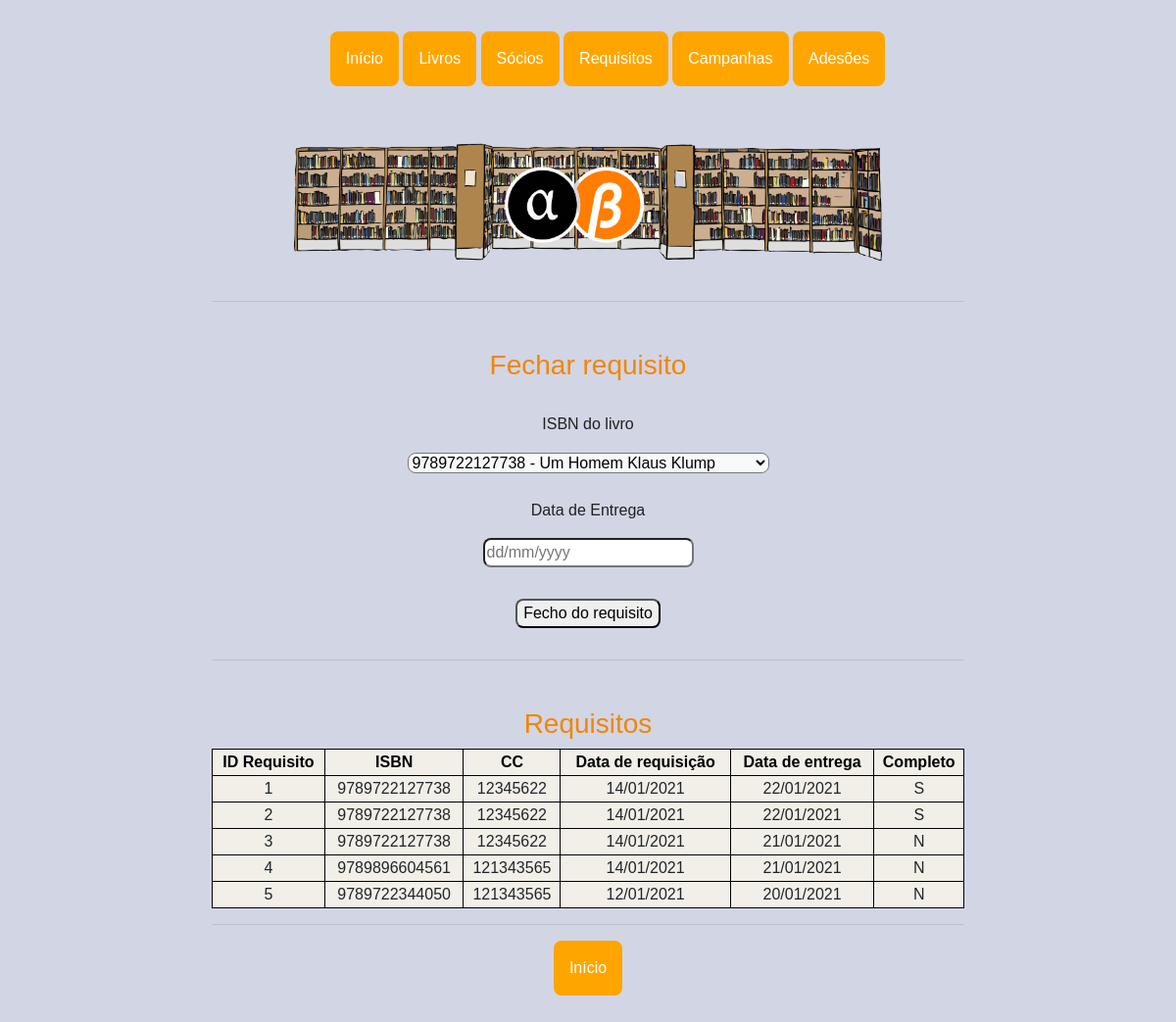
/compl_req, run on the app's committed database.
### app.py (models this page shows)
class Requisito(db.Model):
    __tablename__ = 'requisito'
    id_req = db.Column(db.Integer, primary_key=True)
    ISBN_req = db.Column(db.Integer, db.ForeignKey('livro.ISBN'))
    cc_req = db.Column(db.Integer, db.ForeignKey('socio.cc'))
    data_req = db.Column(db.String(10))
    data_entr = db.Column(db.String(10))
    completo = db.Column(db.String(1), default='S')

### app.py (the view)
@app.route('/compl_req', methods=['GET'])
def compl_req():
    reqs = Requisito.query.all()
    livros = db.session.query(Livro).filter_by(requisitado='S').all()
    return render_template('compl_req.html', reqs=reqs, livros=livros)

### templates/compl_req.html
{% extends "base.html"%} {%block title %}Fechar requisito - Biblioteca{%endblock%} {%block pic %}<img class="bgpic"
    src="{{ url_for('static', filename = 'imgs/bb.png') }}" alt="logo" />{%endblock%} {%block content%}
<h3>Fechar requisito</h3>
<form action="/compl_req2" method="post">
    <p>ISBN do livro</p>
    <select name="isbns" id="isbns">
        {% for livro in livros %}
        <option value="{{ livro.ISBN }}">{{livro.ISBN}} - {{livro.titulo}}</option>
        {% endfor %}
    </select>
    <p>Data de Entrega</p>
    <input type="text" id="dt_ent" name="dt_ent" required="required" class="dt_ent" placeholder="dd/mm/yyyy">
    <input type="submit" class="sub final" value="Fecho do requisito">
</form>
<hr />
<h3>Requisitos</h3>
<table style="width:100%" class="pure-table pure-table-horizontal">
    <tr>
        <th>ID Requisito</th>
        <th>ISBN</th>
        <th>CC</th>
        <th>Data de requisição</th>
        <th>Data de entrega</th>
        <th>Completo</th>
    </tr>
    {% for req in reqs %}
    <tr>
        <td>{{req.id_req}}</td>
        <td>{{req.ISBN_req}}</td>
        <td>{{req.cc_req}}</td>
        <td>{{req.data_req}}</td>
        <td>{{req.data_entr}}</td>
        <td>{{req.completo}}</td>
        {% endfor %}
</table>
<hr />
<div class="dropdown">
    <li><a href="/"><button class="dropbtn botoes ">Início</button></a>
    </li>
</div>
{%endblock%}

### static/styles.css (style rules this page uses)
*, *::before, *::after { box-sizing: border-box; }
body { background-color: #D2D5E4; margin: 0; font-family: 'Ubuntu', sans-serif; padding-top: 2rem; padding-bottom: 2rem; }
form { text-align: center; width: auto; }
a { color: #e9e9fc; }
p { color: #202022; padding-top: 1.5rem; }
select { border-radius: 0.5rem; background-color: #f9f9f9; display: inline-block; }
input { border-radius: 0.5rem; }
h1, h2, h3 { color: #f18602; padding-top: 2rem; }
table, th, td { border: 1px solid black; }
table { border-collapse: collapse; border-style: none; }
th { background-color: #f1efe7; color: black; }
td { background-color: #f1efe7; }
.dropbtn { background-color: #4CAF50; color: white; padding: 16px; font-size: 16px; border: none; cursor: pointer; }
.dropdown button { background-color: #FFA500; color: white; font-size: 16px; border: none; cursor: pointer; }
.dropdown { position: relative; display: inline-block; }
.dropdown li { display: inline; }
.sub { border-radius: 0.5rem; margin: 2rem; width: auto; }
.botoes { border-radius: 0.5rem; width: auto; }
.bgpic { margin: auto; max-width: 50%; }
.final { display: block; margin-left: auto; margin-right: auto; }

### data on the page
Requisito: id_req "1", ISBN_req "9789722127738", cc_req "12345622", data_req "14/01/2021", data_entr "22/01/2021", completo "S"
Requisito: id_req "2", ISBN_req "9789722127738", cc_req "12345622", data_req "14/01/2021", data_entr "22/01/2021", completo "S"
Requisito: id_req "3", ISBN_req "9789722127738", cc_req "12345622", data_req "14/01/2021", data_entr "21/01/2021", completo "N"
Requisito: id_req "4", ISBN_req "9789896604561", cc_req "121343565", data_req "14/01/2021", data_entr "21/01/2021", completo "N"
Requisito: id_req "5", ISBN_req "9789722344050", cc_req "121343565", data_req "12/01/2021", data_entr "20/01/2021", completo "N"

### other printed values
form field isbns "9789722127738 - Um Homem Klaus Klump"
